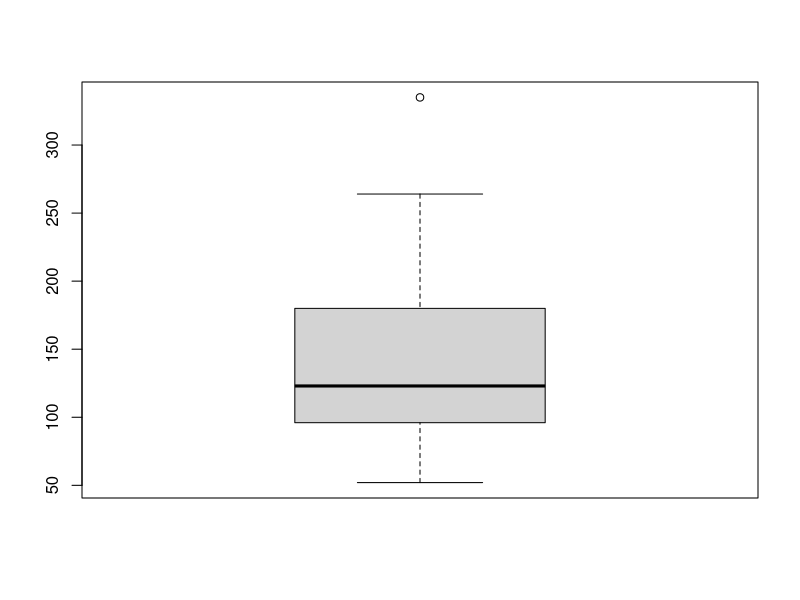
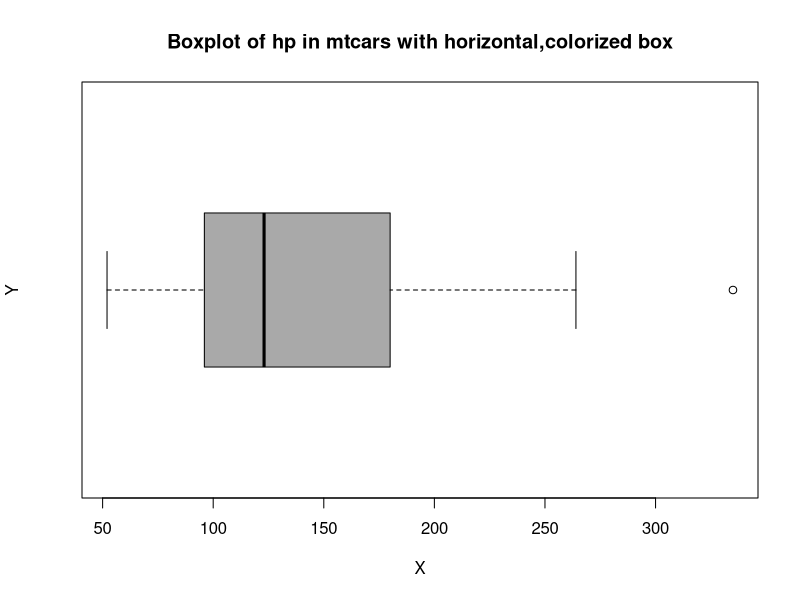
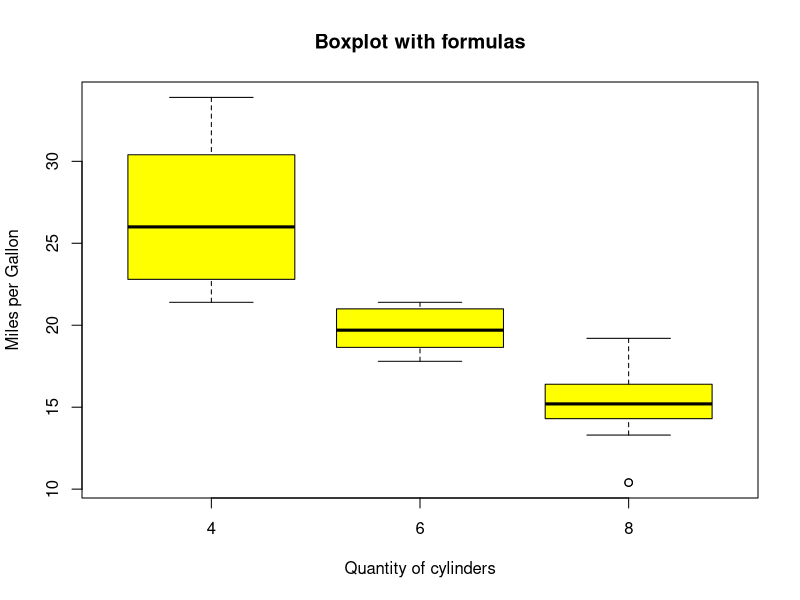
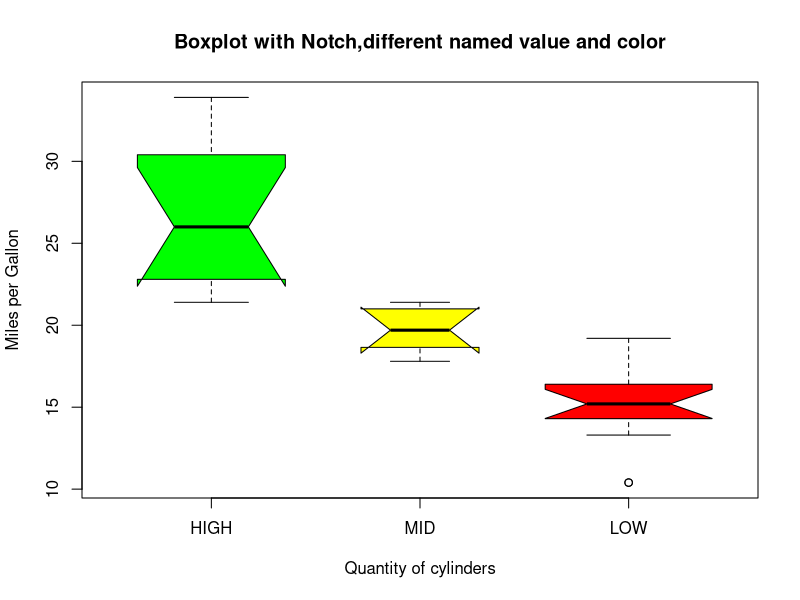

Write R code to recreate these figures, in order.
# BOXPLOT IN R PROGRAMMING LANGUAGE

# A box plot which is also known as box and whisker plot.
# It is a type of chart often used in explanatory data analykis to visually show the distribution of numerical data and skewness through displaying the data quartiles (or percentiles) and averages.
# Box plots show the five-number summary of a set of data: 
# 1] the minimum score, 
# 2] first (lower) quartile, 
# 3] median, 
# 4] third (upper) quartile, and 
# 5] maximum score.


# R provides a boxplot() function to create a boxplot.
# Syntax:
# boxplot(x, data, varwidth, names, main)

# x : It is a vector or a formula.
# data : It is the data frame.
# notch : It is a logical value set as true to draw a notch.
# varwidth : It is also a logical value set as true to draw the width of the box as the sample size.
# names : It is the group of labels that will be printed under each boxplot.
# main : It is used to give a title to the graph.


names(mtcars)

boxplot(mtcars$hp) # default
median(mtcars$hp)

boxplot(mtcars$hp,
        main = "Boxplot of hp in mtcars with horizontal,colorized box",
        xlab = "X",
        ylab = "Y",
        col = "darkgray",
        border = "black",
        horizontal = TRUE,
        notch = FALSE)


# Boxplot form formula
# The function boxplot() can also take in formulas of the form y-x
# where, y is a numeric vector which is grouped according to the value of x.
names(mtcars)
boxplot(data = mtcars,
        mpg ~ cyl,
        xlab = "Quantity of cylinders",
        ylab = "Miles per Gallon",
        main = "Boxplot with formulas",
        col = "yellow",
        border = "black"
        )

# Boxplot using notch 
# In R, we can draw a boxplot using a notch. 
# It helps us to find out how the medians of different data groups match with each other.

boxplot(mpg ~ cyl,
        data = mtcars,
        xlab = "Quantity of cylinders",
        ylab = "Miles per Gallon",
        main = "Boxplot with Notch,different named value and color",
        notch = TRUE,
        varwidth = TRUE,
        col = c("green","yellow","red"),
        names = c("HIGH","MID","LOW")
        )








